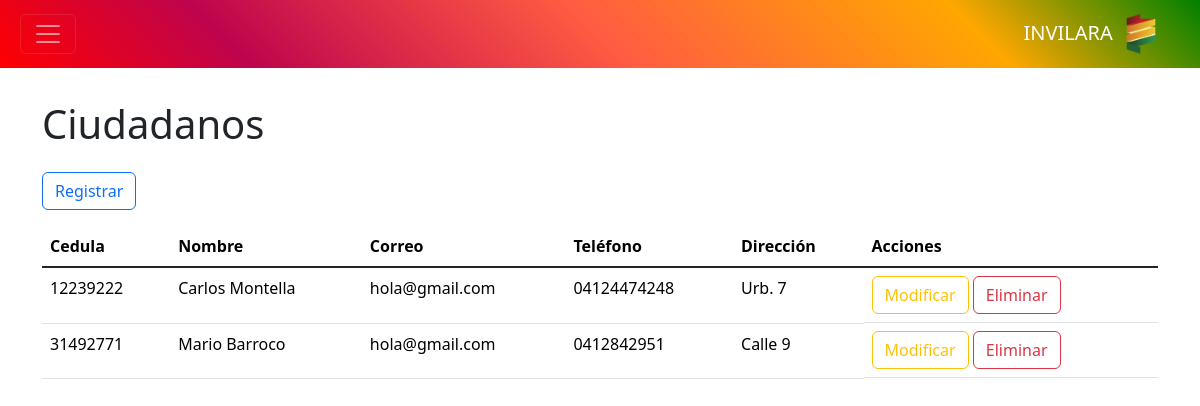
Before: /controlador/ciudadano.php with the older database file.
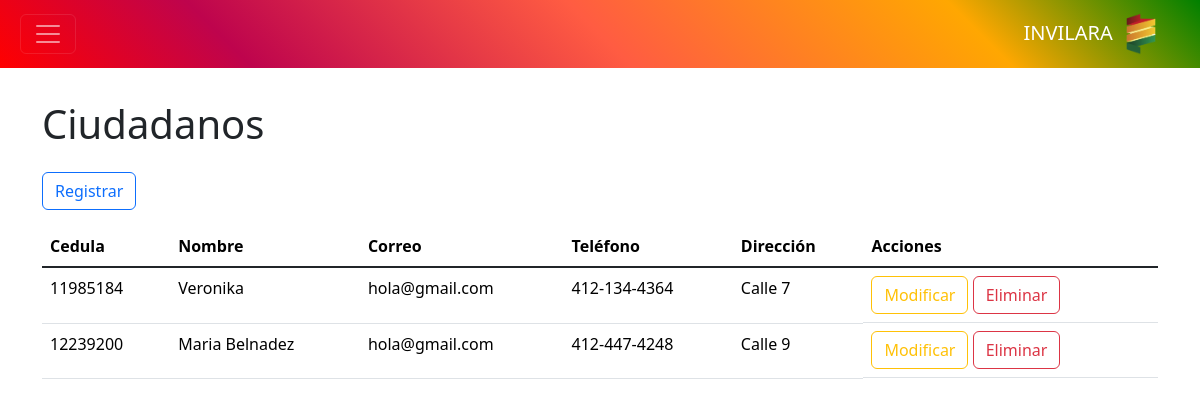
After: the same page with the newer database file.
### tables this page shows
CREATE TABLE `ciudadano` (
  `cedula` int NOT NULL,
  `nombre` text,
  `correo` text,
  `telefono` text,
  `direccion` text,
  PRIMARY KEY (`cedula`)
);

### controlador/ciudadano.php (called while the page is built, shortened)
<?php
require_once "modelo/ciudadano.php";
$modelo = new Ciudadano();
$datos = $modelo->consultar();
require_once "vista/ciudadano.php";
?>

### modelo/base_datos.php (called while the page is built)
<?php
class BaseDatos
{
    private $host = "localhost";
    private $dbname = "invilara";
    private $usuario = "root";
    private $contrasena = "";
    public function conexion()
    {
        $dsn = "mysql" . ":" . "host=" . $this->host . ";" . "dbname=" . $this->dbname . ";";
        $pdo = new PDO($dsn, $this->usuario, $this->contrasena);
        $pdo->setAttribute(PDO::ATTR_ERRMODE, PDO::ERRMODE_EXCEPTION);
        return $pdo;
    }
}
?>

### modelo/ciudadano.php (called while the page is built, shortened)
<?php
require_once "modelo/base_datos.php";
class Ciudadano extends BaseDatos
{
	private $tabla = "ciudadano";
	public function consultar()
	{
		$result = $this->conexion()->query("SELECT * FROM {$this->tabla}");
		return $result;
	}
}
?>

### vista/ciudadano.php (the view, shortened to what this page needs)
<?php require_once "vista/componentes/encabezado.php"; ?>
<?php require_once "vista/componentes/barra.php"; ?>
<main class="container" id="crud">
	<h1>Ciudadanos</h1>
	<button class="btn btn-outline-primary my-3" value="insertar">Registrar</button>
	<div class="table-responsive">
		<table class="table table-hover">
			<thead>
				<tr>
					<th>Cedula</th>
					<th>Nombre</th>
					<th>Correo</th>
					<th>Teléfono</th>
					<th>Dirección</th>
					<th>Acciones</th>
				</tr>
			</thead>
			<tbody class="table-group-divider">
				<?php foreach ($datos as $d): ?>
					<tr>
						<td><?php echo $d["cedula"] ?></td>
						<td><?php echo $d["nombre"] ?></td>
						<td><?php echo $d["correo"] ?></td>
						<td><?php echo $d["telefono"] ?></td>
						<td><?php echo $d["direccion"] ?></td>
						<td class="d-grid d-md-block gap-2">
							<button class="btn btn-outline-warning" value="modificar">Modificar</button>
							<button class="btn btn-outline-danger" value="eliminar" data-bs-toggle="modal"
								data-bs-target="#modal-eliminacion">Eliminar</button>
						</td>
					</tr>
				<?php endforeach ?>
			</tbody>
		</table>
	</div>
</main>

### vista/componentes/encabezado.php (shortened to what this page needs)
<!DOCTYPE html>
<html lang="es" data-bs-theme="light">
<head>
    <link rel="stylesheet" href="librerias/bootstrap/bootstrap.min.css">
    <link rel="stylesheet" href="recursos/css/styles.css">
</head>
<body>

### vista/componentes/barra.php (shortened to what this page needs)
<nav data-bs-theme="dark" class="navbar fixed-top inv-gradient">
    <div class="container-fluid mx-2">
        <?php if (isset($barra_simple)): ?>
            <div></div>
        <?php else: ?>
            <button class="navbar-toggler" data-bs-toggle="offcanvas" data-bs-target="#barra-lateral">
                <span class="navbar-toggler-icon"></span>
            </button>
        <?php endif ?>
        <label class="navbar-brand">
            INVILARA
            <img src="recursos/img/invilara-logo.png" alt="Logo" class="mx-2" width="30px">
        </label>
    </div>
</nav>

### recursos/css/styles.css (style rules this page uses)
.inv-gradient { background: #c15a00; background: linear-gradient(225deg, green 0%, #ffa701 20%, #ff5c42 50%, #be044d 80%, red 100%); }

Changed rows visible on the page:
removed ciudadano: cedula "12239222", nombre "Carlos Montella", correo "hola@gmail.com", telefono "04124474248", direccion "Urb. 7"
removed ciudadano: cedula "31492771", nombre "Mario Barroco", correo "hola@gmail.com", telefono "0412842951", direccion "Calle 9"
added ciudadano: cedula "11985184", nombre "Veronika", correo "hola@gmail.com", telefono "412-134-4364", direccion "Calle 7"
added ciudadano: cedula "12239200", nombre "Maria Belnadez", correo "hola@gmail.com", telefono "412-447-4248", direccion "Calle 9"
